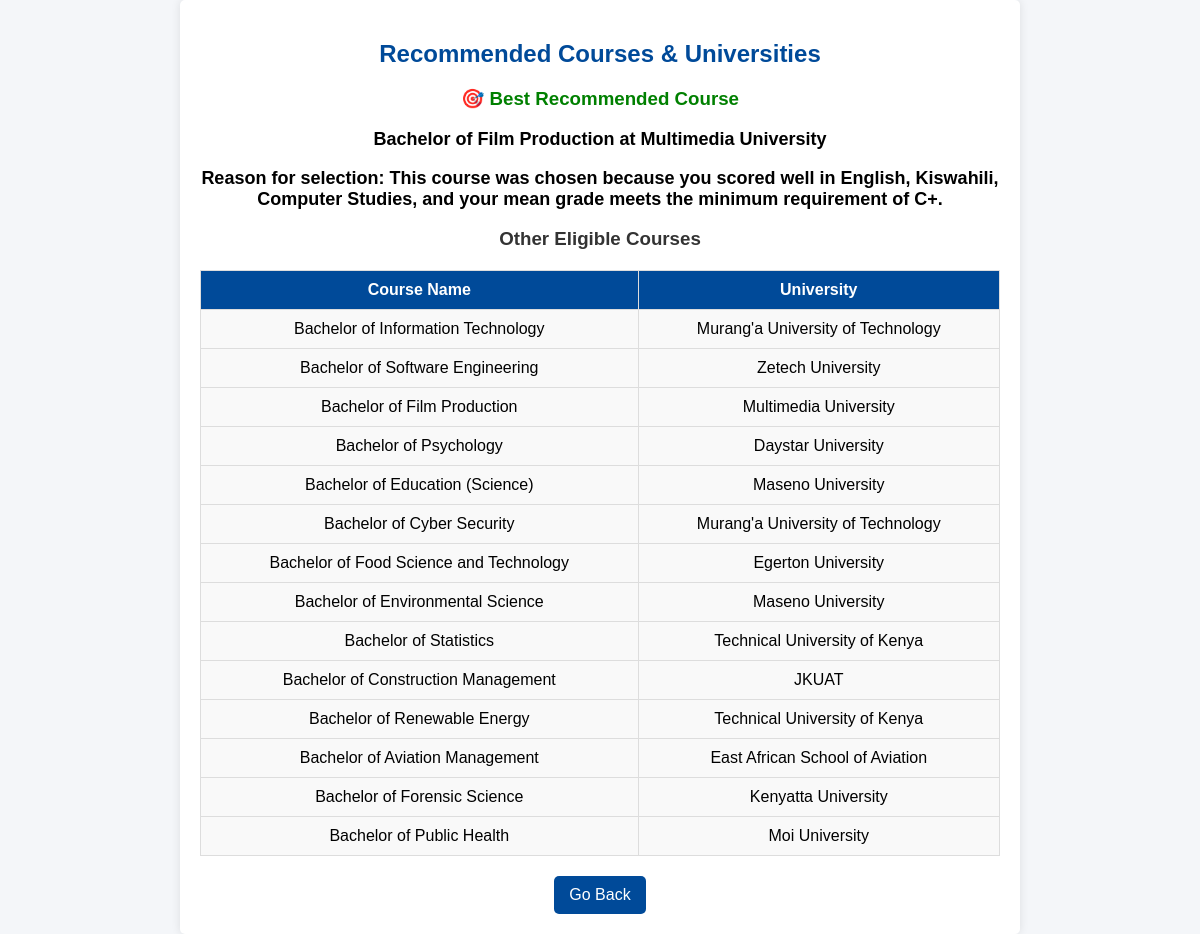
Page /recommendations.php (signed in) on the committed database.
### tables this page shows
CREATE TABLE `courses` (
  `id` int(11) NOT NULL,
  `course_name` varchar(100) NOT NULL,
  `university` varchar(100) NOT NULL,
  `min_grade` varchar(2) NOT NULL,
  `required_subjects` text NOT NULL
);

### recommendations.php (the view, shortened to what this page needs)
<?php
include 'db.php';
$user_id = $_SESSION['user_id'];
$sql = "SELECT subject, grade FROM exam_results WHERE user_id = :user_id";
$stmt = $conn->prepare($sql);
$stmt->execute(['user_id' => $user_id]);
$student_results = $stmt->fetchAll(PDO::FETCH_ASSOC);
$grade_conversion = [
    'A' => 12, 'A-' => 11, 'B+' => 10, 'B' => 9, 'B-' => 8,
    'C+' => 7, 'C' => 6, 'C-' => 5, 'D+' => 4, 'D' => 3,
    'D-' => 2, 'E' => 1
];
$student_scores = [];
foreach ($student_results as $result) {
    $student_scores[$result['subject']] = $grade_conversion[$result['grade']];
}
$average_score = (count($student_scores) > 0) ? array_sum($student_scores) / count($student_scores) : 0;
$sql = "SELECT * FROM courses";
$stmt = $conn->prepare($sql);
$stmt->execute();
$courses = $stmt->fetchAll(PDO::FETCH_ASSOC);
$recommended_courses = [];
$best_course = null;
$best_score = 0;
$best_reason = "";
foreach ($courses as $course) {
    $required_subjects = json_decode($course['required_subjects'], true);
    $min_grade = $grade_conversion[$course['min_grade']] ?? 0;
    $eligible = true;
    $subject_match_score = 0;
    $matched_subjects = [];
    foreach ($required_subjects as $subject) {
        if (!isset($student_scores[$subject]) || $student_scores[$subject] < 6) {
            $eligible = false;
            break;
        } else {
            $subject_match_score += $student_scores[$subject];
            $matched_subjects[] = $subject;
        }
    }
    if ($average_score < $min_grade) {
        $eligible = false;
    }
    if ($eligible) {
        $recommended_courses[] = [
            'course_name' => $course['course_name'],
            'university' => $course['university'],
            'score' => $subject_match_score,
            'matched_subjects' => $matched_subjects,
            'min_grade' => $course['min_grade']
        ];
        if ($subject_match_score > $best_score) {
            $best_score = $subject_match_score;
            $best_course = [
                'course_name' => $course['course_name'],
                'university' => $course['university']
            ];
            $best_reason = "This course was chosen because you scored well in " . implode(", ", $matched_subjects) .
                ", and your mean grade meets the minimum requirement of " . $course['min_grade'] . ".";
        }
    }
}
?>
<!DOCTYPE html>
<html lang="en">
<head>
    <link rel="stylesheet" href="style.css">
    <link rel="stylesheet" href="recommendations_style.css">
</head>
<body>
<div class="container">
    <h2>Recommended Courses & Universities</h2>
    <?php if (empty($recommended_courses)): ?>
        <p>No courses match your KCSE results. Try different subject combinations.</p>
    <?php else: ?>
        <h3 style="color: green;">🎯 Best Recommended Course</h3>
        <p><strong><?php echo htmlspecialchars($best_course['course_name']); ?></strong> at <strong><?php echo htmlspecialchars($best_course['university']); ?></strong></p>
        <p><strong>Reason for selection:</strong> <?php echo htmlspecialchars($best_reason); ?></p>
        <h3>Other Eligible Courses</h3>
        <table>
            <tr>
                <th>Course Name</th>
                <th>University</th>
            </tr>
            <?php foreach ($recommended_courses as $course): ?>
                <tr>
                    <td><?php echo htmlspecialchars($course['course_name']); ?></td>
                    <td><?php echo htmlspecialchars($course['university']); ?></td>
                </tr>
            <?php endforeach; ?>
        </table>
    <?php endif; ?>
    <a href="dashboard.php">Go Back</a>
</div>
</body>
</html>

### style.css (style rules this page uses)
body { font-family: Arial, sans-serif; background-color: #f4f6f9; margin: 0; padding: 0; }
.container { width: 90%; max-width: 800px; margin: 20px auto; background-color: white; padding: 20px; box-shadow: 0px 0px 10px rgba(0, 0, 0, 0.1); border-radius: 5px; }

### recommendations_style.css (style rules this page uses)
.container { width: 80%; margin: auto; padding: 20px; background: white; box-shadow: 0 0 10px rgba(0, 0, 0, 0.1); border-radius: 5px; text-align: center; }
h2 { color: #004a99; }
h3 { color: #333; }
table { width: 100%; border-collapse: collapse; margin-top: 20px; }
table, th, td { border: 1px solid #ddd; padding: 10px; }
th { background: #004a99; color: white; }
td { background: #f9f9f9; }
p { font-size: 18px; font-weight: bold; }
a { display: inline-block; margin-top: 20px; padding: 10px 15px; background: #004a99; color: white; text-decoration: none; border-radius: 5px; }

### rows in the picture
courses: course_name "Bachelor of Film Production", university "Multimedia University", min_grade "This course was chosen because you scored well in English, Kiswahili, Computer Studies, and your mean grade meets the minimum requirement of C+."
courses: course_name "Bachelor of Information Technology", university "Murang'a University of Technology"
courses: course_name "Bachelor of Software Engineering", university "Zetech University"
courses: course_name "Bachelor of Psychology", university "Daystar University"
courses: course_name "Bachelor of Education (Science)", university "Maseno University"
courses: course_name "Bachelor of Cyber Security", university "Murang'a University of Technology"
courses: course_name "Bachelor of Food Science and Technology", university "Egerton University"
courses: course_name "Bachelor of Environmental Science", university "Maseno University"
courses: course_name "Bachelor of Statistics", university "Technical University of Kenya"
courses: course_name "Bachelor of Construction Management", university "JKUAT"
courses: course_name "Bachelor of Renewable Energy", university "Technical University of Kenya"
courses: course_name "Bachelor of Aviation Management", university "East African School of Aviation"
courses: course_name "Bachelor of Forensic Science", university "Kenyatta University"
courses: course_name "Bachelor of Public Health", university "Moi University"
